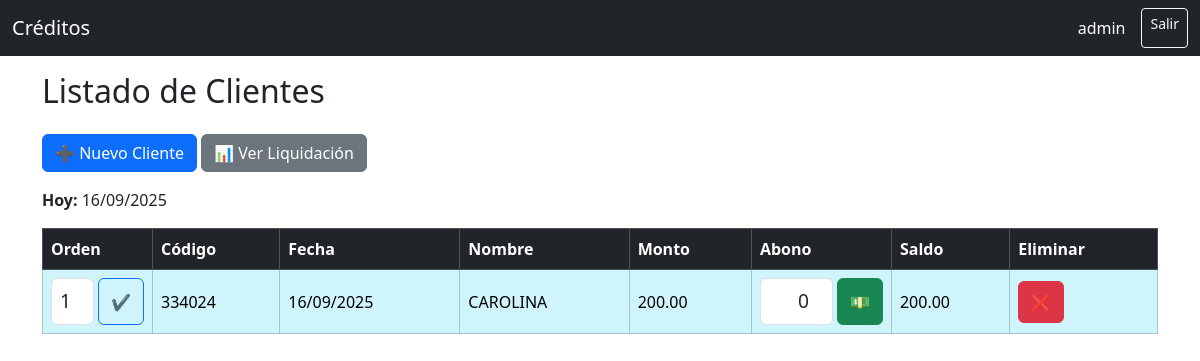
/index (signed in), run on the app's committed database.
### app.py (models this page shows)
class Cliente(db.Model):
    id = db.Column(db.Integer, primary_key=True)
    codigo = db.Column(db.String(10), unique=True, nullable=False)   # 6 dígitos numéricos (puede alargarse)
    orden = db.Column(db.Integer, nullable=False, default=0)
    nombre = db.Column(db.String(200), nullable=False)
    direccion = db.Column(db.String(300), nullable=True)
    monto = db.Column(db.Float, nullable=False, default=0.0)         # monto prestado original
    plazo = db.Column(db.Integer, nullable=False, default=30)        # plazo en días
    interes = db.Column(db.Float, nullable=False, default=0.0)      # porcentaje
    saldo = db.Column(db.Float, nullable=False, default=0.0)        # saldo pendiente
    fecha_creacion = db.Column(db.Date, default=date.today)
    ultimo_abono_fecha = db.Column(db.Date, nullable=True)          # para marcar abono de hoy
    abonos = db.relationship("Abono", backref="cliente", lazy=True, cascade="all, delete-orphan")
    prestamos = db.relationship("Prestamo", backref="cliente", lazy=True, cascade="all, delete-orphan")

### app.py (the view)
@app.route("/index")
@login_required
def index():
    asegurar_liquidaciones_contiguas()
    liq_hoy = crear_liquidacion_para_fecha(date.today())
    clientes = Cliente.query.order_by(Cliente.orden).all()
    return render_template("index.html", clientes=clientes, hoy=date.today(), estado_class=cliente_estado_class, liq_hoy=liq_hoy)

### app.py (called while the page is built, shortened)
def login_required(f):
    @wraps(f)
    def wrapper(*args, **kwargs):
        if "usuario" not in session:
            return redirect(url_for("login"))
        return f(*args, **kwargs)
    return wrapper

def crear_liquidacion_para_fecha(fecha: date):
    fecha = fecha if isinstance(fecha, date) else fecha.date()
    liq = Liquidacion.query.filter_by(fecha=fecha).first()
    if liq:
        return liq

def asegurar_liquidaciones_contiguas():
    hoy = date.today()
    ultima = Liquidacion.query.order_by(Liquidacion.fecha.desc()).first()
    if not ultima:
        crear_liquidacion_para_fecha(hoy)
        return
    dia = ultima.fecha + timedelta(days=1)
    while dia <= hoy:
        crear_liquidacion_para_fecha(dia)
        dia += timedelta(days=1)

def cliente_estado_class(cliente: Cliente):
    try:
        venc = cliente.fecha_creacion + timedelta(days=cliente.plazo)
        hoy = date.today()
        if cliente.saldo <= 0:
            return "table-success"
        if cliente.ultimo_abono_fecha == hoy:
            return "table-info"
        if hoy > venc + timedelta(days=30):
            return "table-danger"
        if hoy > venc:
            return "table-warning"
        return ""
    except Exception:
        return ""

### templates/index.html (shortened to what this page needs)
{% extends "base.html" %}
{% block content %}
  <h2 class="mb-4">Listado de Clientes</h2>
  <div class="mb-3">
    <a class="btn btn-primary" href="{{ url_for('nuevo_cliente') }}">➕ Nuevo Cliente</a>
    <a class="btn btn-secondary" href="{{ url_for('liquidacion') }}">📊 Ver Liquidación</a>
  </div>
  <p><strong>Hoy:</strong> {{ hoy.strftime("%d/%m/%Y") }}</p>
  {% if clientes %}
    <table class="table table-bordered table-hover align-middle">
      <thead class="table-dark">
        <tr>
          <th>Orden</th>
          <th>Código</th>
          <th>Fecha</th>
          <th>Nombre</th>
          <th>Monto</th>
          <th>Abono</th>
          <th>Saldo</th>
          <th>Eliminar</th>
        </tr>
      </thead>
      <tbody>
        {% for c in clientes %}
          <tr class="{{ estado_class(c) }}">
            <td style="width:110px;">
              <form action="{{ url_for('actualizar_orden', cliente_id=c.id) }}" method="post" class="d-flex">
                <input type="number" name="orden" value="{{ c.orden }}"
                       class="form-control"
                       style="font-size:1.2rem; padding:8px; text-align:center;" />
                <button type="submit"
                        class="btn btn-outline-primary ms-1"
                        style="font-size:1rem; padding:8px 12px;">✔</button>
              </form>
            </td>
            <td>{{ c.codigo }}</td>
            <td>{{ c.fecha_creacion.strftime("%d/%m/%Y") }}</td>
            <td>{{ c.nombre }}</td>
            <td>{{ "%.2f"|format(c.monto) }}</td>
            <td style="width:140px;">
              <form action="{{ url_for('abonar', cliente_id=c.id) }}" method="post" class="d-flex">
                <input type="number" step="0.01" name="monto_abono" value="0"
                       class="form-control"
                       style="font-size:1.2rem; padding:8px; text-align:right;" />
                <button type="submit"
                        class="btn btn-success ms-1"
                        style="font-size:1rem; padding:8px 12px;">💵</button>
              </form>
            </td>
            <td>{{ "%.2f"|format(c.saldo) }}</td>
            <td>
              <form action="{{ url_for('eliminar_cliente', cliente_id=c.id) }}"
                    method="post"
                    onsubmit="return confirm('¿Seguro que deseas eliminar este cliente?');">
                <button type="submit"
                        class="btn btn-danger"
                        style="font-size:1rem; padding:8px 12px;">❌</button>
              </form>
            </td>
          </tr>
        {% endfor %}
      </tbody>
    </table>
  {% else %}
    <div class="alert alert-info">No hay clientes registrados todavía.</div>
  {% endif %}
{% endblock %}

### data on the page
Cliente: orden "1", codigo "334024", fecha_creacion "16/09/2025", nombre "CAROLINA", monto "200.00", saldo "200.00"

### other printed values
{{ session['usuario'] }} "admin"
{{ hoy.strftime("%d/%m/%Y") }} "16/09/2025"
